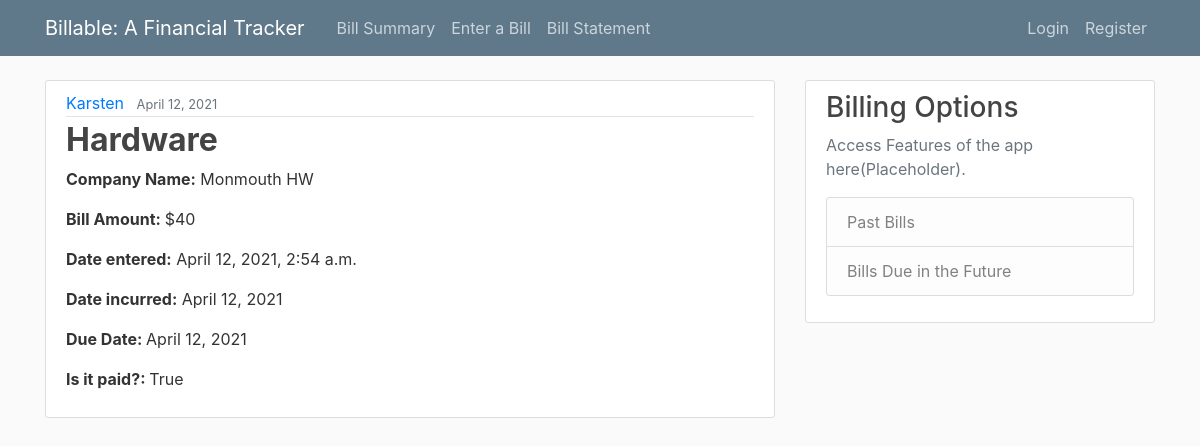
/post/5/, run on the app's committed database.
### SubmitData/models.py (models this page shows, shortened)
class Post(models.Model):
    title = models.CharField(max_length=255)
    company_name = models.CharField(max_length=255, default="")
    account_number = models.CharField(max_length=255, default="")
    statement_date = models.DateField(default=timezone.now)
    due_date = models.DateField(default=datetime.date.today)
    date_entered = models.DateTimeField(default=timezone.now)
    amount = models.CharField(max_length=255, default="")
    is_paid = models.BooleanField(default=0)
    payment_method = models.CharField(max_length=50, default="")
    author = models.ForeignKey(User, on_delete=models.CASCADE) #this is where the rel. is. Foreign key is the user

### SubmitData/views.py (the view)
# urls.py: path('post/<int:pk>/', PostDetailView.as_view(), name='data-detail'),
class PostDetailView(DetailView):
    model = Post

### SubmitData/templates/SubmitData/post_detail.html
{% extends "SubmitData/base.html"  %}
{% block content %}
    <article class="media content-section">
        <div class="media-body">
        <div class="article-metadata">
            <a class="mr-2" href="#">{{ object.author }}</a>
            <small class="text-muted">{{ object.date_entered|date:"F d, Y" }}</small>
        </div>
        <h2 class="article-title"> <strong>{{ object.title }}</strong> </h2>
        <p class="article-content"><strong>Company Name:</strong> {{ object.company_name }}</p>
        <p class="article-content"><strong>Bill Amount: </strong>{{ object.amount }}</p>
        <p class="article-content"><strong> Date entered:</strong> {{ object.date_entered }}</p>
        <p class="article-content"><strong>Date incurred:</strong> {{ object.statement_date }}</p>
        <p class="article-content"><strong>Due Date: </strong>{{ object.due_date }}</p>
        <p class="article-content"><strong>Is it paid?: </strong>{{ object.is_paid }}</p>
        </div>
    </article>
{% endblock content %}

### SubmitData/static/SubmitData/main.css (style rules this page uses)
body { background: #fafafa; color: #333333; margin-top: 5rem; }
h1, h2, h3, h4, h5, h6 { color: #444444; }
.content-section { background: #ffffff; padding: 10px 20px; border: 1px solid #dddddd; border-radius: 3px; margin-bottom: 20px; }
.article-title { color: #444444; }
.article-content { white-space: pre-line; }
.article-metadata { padding-bottom: 1px; margin-bottom: 4px; border-bottom: 1px solid #e3e3e3 }

### data on the page
Post: author "Karsten", date_entered "April 12, 2021", title "Hardware", company_name "Monmouth HW", amount "$40", date_entered "April 12, 2021, 2:54 a.m.", statement_date "April 12, 2021", due_date "April 12, 2021", is_paid "True"
